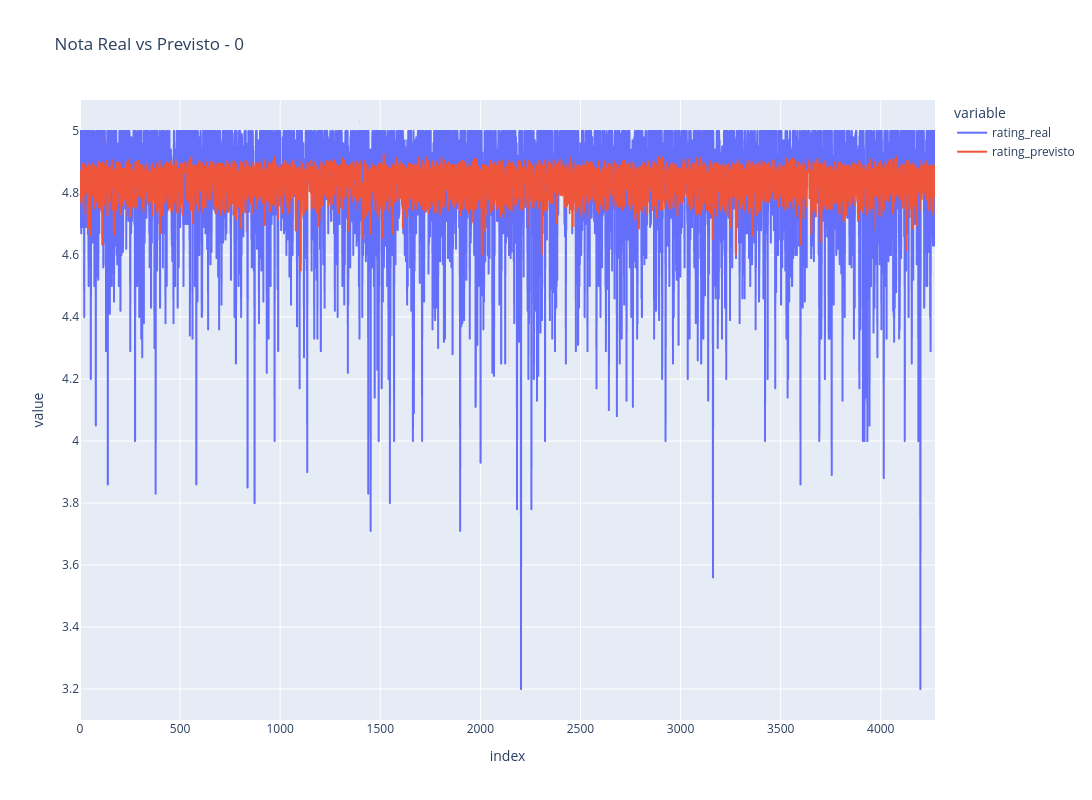

Source (notebook cell):
### Code cell
import pandas as pd
import plotly.express as px

nome_do_grupo = 0

y_real = predicoes_por_bairro['arvore_xgboost'][nome_do_grupo]['y_test']
y_previsto = predicoes_por_bairro['arvore_xgboost'][nome_do_grupo]['y_pred']

df_grupo_original = dfs_por_bairro[nome_do_grupo].dropna()
X_grupo = df_grupo_original.drop(columns=['review_scores_rating'])
y_grupo = df_grupo_original['review_scores_rating'].values

_, X_test_grupo, _, _ = train_test_split(
    X_grupo, y_grupo, test_size=0.2, random_state=RANDOM_SEED
)

df_grupo = pd.DataFrame({
    'id_imovel': X_test_grupo['id'], 
    'rating_real': y_real,            
    'rating_previsto': y_previsto     
})

df_grupo.reset_index(drop=True, inplace=True)
df_grupo['erro absoluto'] = (df_grupo['rating_previsto'] - df_grupo['rating_real'])
df_grupo['erro (%)'] = ((df_grupo['rating_real'] - df_grupo['rating_previsto']).abs() / df_grupo['rating_real'])*100

fig = px.line(df_grupo, y=['rating_real', 'rating_previsto'], 
              title=f"Nota Real vs Previsto - {nome_do_grupo}")
fig.update_layout(
    width=1500,
    height=800
)
fig.show()

print(f"Exemplos com erro >= 10% para {nome_do_grupo}:")
print(df_grupo[df_grupo['erro (%)'] >= 10].head())

### Figure 1 — Plotly figure (JSON) as saved in the notebook; plotly's stock layout.template omitted (floating-point values rounded to 4 significant figures; data arrays with more than 128 entries replaced by an {"elided": "..."} marker saying what was removed)
{"data": [{"hovertemplate": "variable=rating_real<br>index=%{x}<br>value=%{y}<extra></extra>", "legendgroup": "rating_real", "line": {"color": "#636efa", "dash": "solid"}, "marker": {"symbol": "circle"}, "mode": "lines", "name": "rating_real", "showlegend": true, "type": "scattergl", "x": {"elided": "4272 int values"}, "xaxis": "x", "y": {"elided": "4272 float values"}, "yaxis": "y"}, {"hovertemplate": "variable=rating_previsto<br>index=%{x}<br>value=%{y}<extra></extra>", "legendgroup": "rating_previsto", "line": {"color": "#EF553B", "dash": "solid"}, "marker": {"symbol": "circle"}, "mode": "lines", "name": "rating_previsto", "showlegend": true, "type": "scattergl", "x": {"elided": "4272 int values"}, "xaxis": "x", "y": {"elided": "4272 float values"}, "yaxis": "y"}], "layout": {"height": 800, "legend": {"title": {"text": "variable"}, "tracegroupgap": 0}, "title": {"text": "Nota Real vs Previsto - 0"}, "width": 1500, "xaxis": {"anchor": "y", "domain": [0, 1], "title": {"text": "index"}}, "yaxis": {"anchor": "x", "domain": [0, 1], "title": {"text": "value"}}}}
